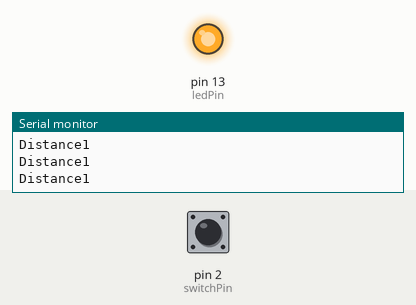
A sketch run on a simulated Arduino Uno, built with avr-gcc and run on an emulated ATmega328P. Parts: output pins drawn as LEDs (lit = HIGH), the last lines printed to the serial monitor. Inputs (shaded band) come from the test bench; at power-on: pin 2 (switchPin) HIGH.

Above: at 1.3 s.
1.4 s: pin 2 (switchPin) pulled LOW for 0.3 s
At 1.9 s:
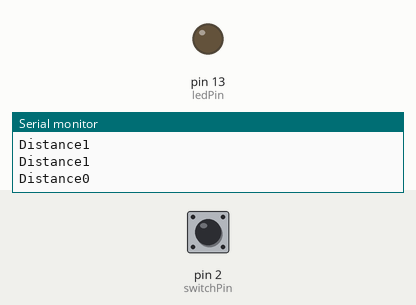
3.5 s: pin 2 (switchPin) pulled LOW for 3.2 s
At 7.9 s:
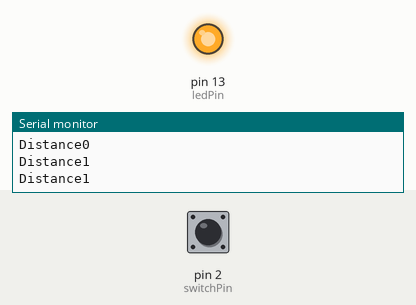
Timing chart, 0 to 9.4 s (numbered marks = the images above; inputs shaded):
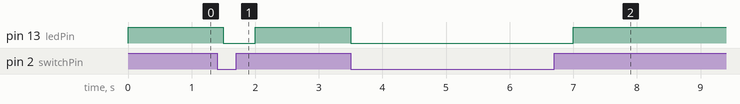

Measured:
- after the input at 1.4 s, pin 13 (ledPin): HIGH → LOW after 0.10 s, → HIGH 0.50 s later
- after the input at 3.5 s, pin 13 (ledPin): HIGH → LOW at once, → HIGH 3.5 s later

The sketch:

DoorSensor.ino
```cpp
const int switchPin = 2;
const int ledPin = 13;

void setup() {
pinMode(switchPin, INPUT);
pinMode(ledPin, OUTPUT);
digitalWrite(switchPin, HIGH);
Serial.begin(9600);
}

void loop() {
if(digitalRead(switchPin) == LOW){
  digitalWrite(ledPin, LOW);
}
else{
  digitalWrite(ledPin, HIGH);
}
Serial.print("Distance");
Serial.println(digitalRead(switchPin));
delay(500);
}
```
